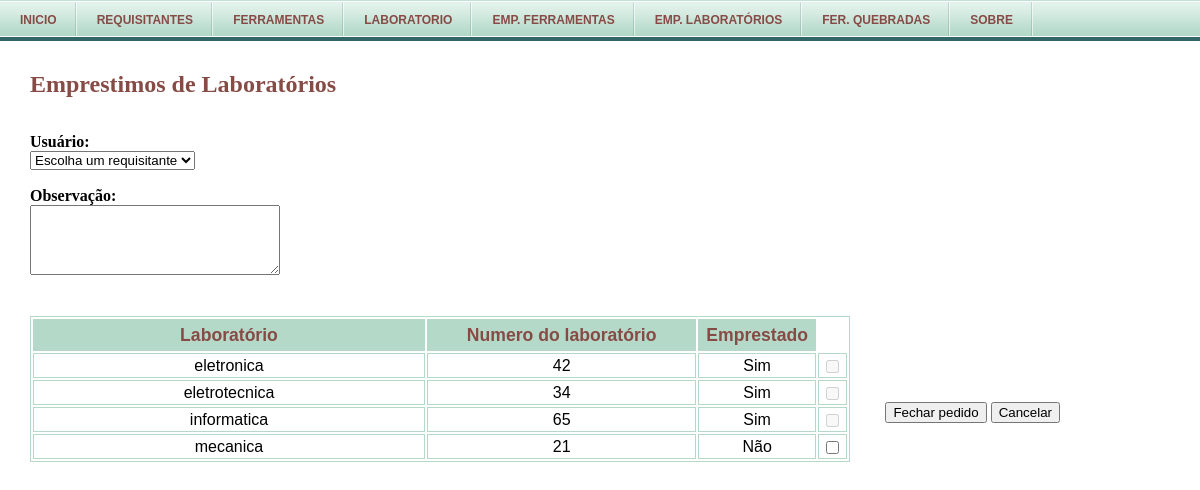
The app's page /php/empLaboratorio.php (signed in) with its own data.
### tables this page shows
CREATE TABLE `laboratorios` (
  `codLaboratorio` int(11) NOT NULL auto_increment,
  `nomeLaboratorio` varchar(45) NOT NULL,
  `numeroLaboratorio` varchar(3) NOT NULL,
  `observacaoLaboratorio` varchar(255) NOT NULL,
  `sn_emprestado` enum('Sim','Não') NOT NULL,
  PRIMARY KEY  (`codLaboratorio`)
);

### php/empLaboratorio.php (the view, shortened to what this page needs)
<?php
  include ("controller/seguranca.php");
  include("menu.php");
?>
<!DOCTYPE html PUBLIC "-//W3C//DTD XHTML 1.0 Transitional//EN" "http://www.w3.org/TR/xhtml1/DTD/xhtml1-transitional.dtd">
<html>
	<head>
		<link rel="stylesheet" type="text/css" href="http://localhost/projeto/view/estilo.css"></link>
	</head>
	<body>
	<div id="container">
		<h2 class="title-cadastro">Emprestimos de Laboratórios</h2><br />
<div id="box-cadastro" style="margin-top: 5px" >
<form name="emplaboratorio" method="post" >
<p class="emlinha">
	<label for="usuario"><span>Usuário:</span>
		<select name="campousuario" id="usuario" tabindex="1">
			<option selected="selected" >Escolha um requisitante</option>
		</select></label>
</p>
    <p class="emlinha">
	  <label for="observacao"><span>Observação:</span><textarea id="observacao" name="observacao" tabindex="3"></textarea></label>
	</p>
		</div>
<?php
$SQL="SELECT codLaboratorio,nomeLaboratorio,numeroLaboratorio,sn_emprestado FROM laboratorios ORDER BY nomeLaboratorio";
$STH = $projeto->prepare($SQL);
$STH->execute(array($SQL));
?>
			<div id="tabela" style="margin-right: 350px; margin-top: 30px;">
			<table>
				<tr>
					<th class="fer" >Laboratório</th>
					<th class="fer" >Numero do laboratório</th>
					<th class="fer" >Emprestado</th>
				</tr>
<?php
	while($row = $STH->fetch(PDO::FETCH_ASSOC)){ ?>
				<tr>
					<td class="fer"><?php echo $row['nomeLaboratorio']; ?></td>
					<td class="fer"><?php echo $row['numeroLaboratorio']; ?></td>
					<td class="fer"><?php echo $row['sn_emprestado']; ?></td>
				<?php
				if($row['sn_emprestado']=='Não'){
				?>
					<td class="fer"><input type="checkbox" name="laboratorio[]" value="<?php echo $row["codLaboratorio"];?>" /></td>
				<?php
				}else{
				?>
					<td class="fer"><input type="checkbox" name="laboratorio[]" value="<?php echo $row["codLaboratorio"];?>" disabled="disabled" /></td>
				<?php
				}
				?>
				</tr>
<?php
}
?>
				</table>
			</div>
		<div id="bt_fechar_pedido">
			<input type="submit" name="submit" value="Fechar pedido" />
			<input type="button" value="Cancelar" onclick="history.go(-1)" />
		</div>
	</div>
	</body>
</html>

### view/estilo.css (style rules this page uses)
body { background: #FFFFFF; }
* { margin: 0; }
#container { border: none; }
#container h2 { color: #874B46; margin-left: 30px; margin-top: 30px; }
#box-cadastro { font-weight: bold; height: 155px; margin-left: 30px; margin-top: 60px; padding-top: 10px; width: 900px; }
#box-cadastro textarea { width: 250px; height: 70px; }
#bt_fechar_pedido { float: right; margin-top: -60px; padding-right: 140px; }
.emlinha label span { display: block; }
.emlinha label { float: left; margin: 2px 13px 15px 0; }
.emlinha { clear: both; display: block; }
#tabela { font-family: "Trebuchet MS", Arial, Helvetica, sans-serif; margin-left: 30px; margin-top: 70px; margin-right: 30px; border: 1px solid #B4D9C9; }
#tabela table { width: 100%; }
#tabela td, #tabela th { font-size: 1em; border: 1px solid #B4D9C9; padding: 3px 7px 2px 7px; text-align: center; }
#tabela th { font-size: 1.1em; text-align: center; padding-top: 5px; padding-bottom: 4px; background-color: #B4D9C9; color: #874B46; }
#tabela td.fer, #tabela td.fer { width: 60%; }
p { clear: both; }

### records on screen
laboratorios: nomeLaboratorio "eletronica", numeroLaboratorio "42", sn_emprestado "Sim"
laboratorios: nomeLaboratorio "eletrotecnica", numeroLaboratorio "34", sn_emprestado "Sim"
laboratorios: nomeLaboratorio "informatica", numeroLaboratorio "65", sn_emprestado "Sim"
laboratorios: nomeLaboratorio "mecanica", numeroLaboratorio "21", sn_emprestado "Não"
